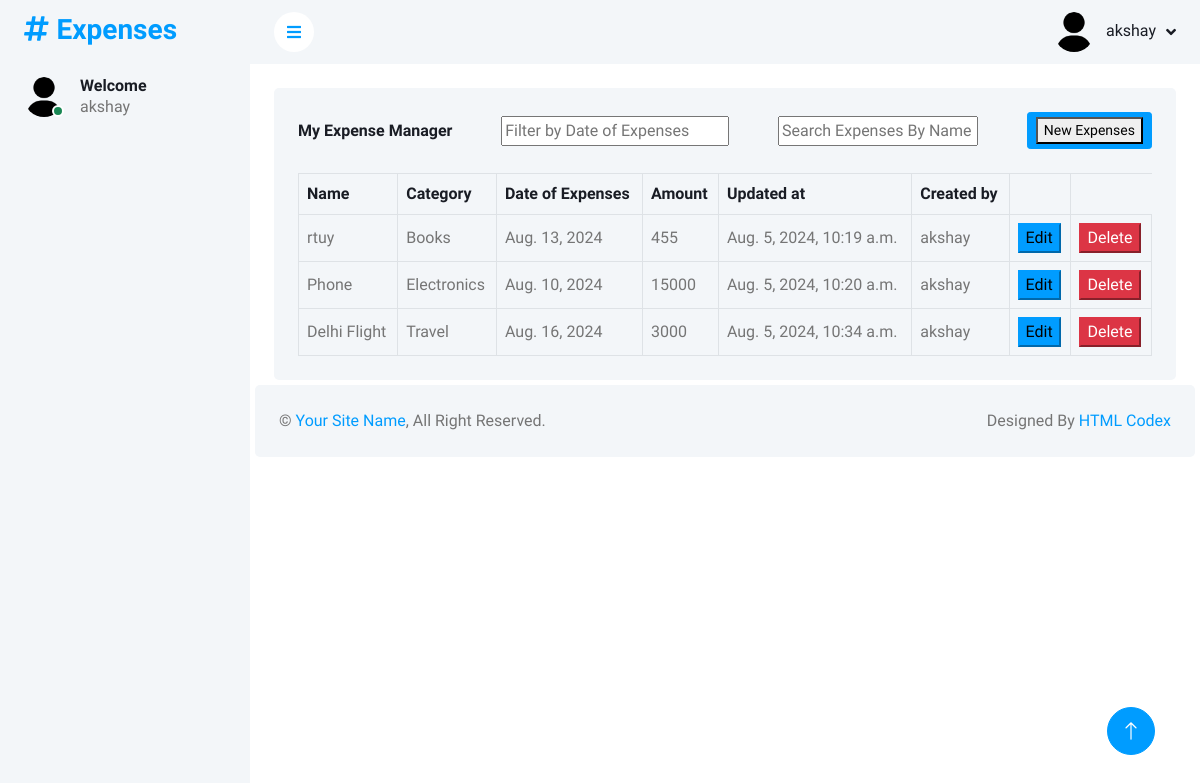
The app's page /home (signed in) with its own data.
### app/models.py (models this page shows, shortened)
class User(models.Model):
    name=models.CharField(max_length=25)
    email=models.EmailField()
    password=models.IntegerField()
    is_admin=models.BooleanField(default=False,null=True)

class Expenses(models.Model):
        CATEGORY_CHOICES = [
        ('Health', 'Health'),
        ('Electronics', 'Electronics'),
        ('Travel', 'Travel'),
        ('Education', 'Education'),
        ('Books', 'Books'),
        ('Others', 'Others'),
    ]
        name=models.CharField(max_length=140)
        date=models.DateField()
        category=models.CharField(max_length=25,choices=CATEGORY_CHOICES)
        description = models.TextField(blank=True)
        amount = models.PositiveIntegerField()
        created_by = models.ForeignKey(User, on_delete=models.CASCADE)
        created_at = models.DateTimeField(default=timezone.now)
        updated_at = models.DateTimeField(auto_now=True)

### app/views.py (the view)
# urls.py: path('home',views.home,name='home'),
def home(request):
    name=request.session.get('name')
    user=User.objects.get(id=request.session.get('id'))
    if user.is_admin:
        datas=Expenses.objects.all()
    else:
        datas=Expenses.objects.filter(created_by=user)
    context={
        'datas':datas,
        'user':user,
        'name':name
    }
    return render(request,'home.html',context)

### app/templates/home.html (shortened to what this page needs)
<!DOCTYPE html>
{% load static  %}
<html lang="en">
<head>
    <link href="https://cdnjs.cloudflare.com/ajax/libs/font-awesome/5.10.0/css/all.min.css" rel="stylesheet">
    <link href="https://cdn.jsdelivr.net/npm/bootstrap-icons@1.4.1/font/bootstrap-icons.css" rel="stylesheet">
    <link href="{% static 'lib/owlcarousel/assets/owl.carousel.min.css' %}" rel="stylesheet">
    <link href="{% static 'lib/tempusdominus/css/tempusdominus-bootstrap-4.min.css' %}" rel="stylesheet" />
    <link href="{% static 'css/bootstrap.min.css' %}" rel="stylesheet">
    <link href="{% static 'css/style.css' %}" rel="stylesheet">
</head>
<body>
    <div class="container-xxl position-relative bg-white d-flex p-0">
        <div class="sidebar pe-4 pb-3">
            <nav class="navbar bg-light navbar-light">
                <a href="index.html" class="navbar-brand mx-4 mb-3">
                    <h3 class="text-primary"><i class="fa fa-hashtag me-2"></i>Expenses</h3>
                </a>
                <div class="d-flex align-items-center ms-4 mb-4">
                    <div class="position-relative">
                        <img class="rounded-circle" src="{% static 'img/user.png' %}" alt="" style="width: 40px; height: 40px;">
                        <div class="bg-success rounded-circle border border-2 border-white position-absolute end-0 bottom-0 p-1"></div>
                    </div>
                    <div class="ms-3">
                        <h6 class="mb-0">Welcome </h6>
                        <span>{{name}}</span>
                    </div>
                </div>
                </div>
        </div>
        <div class="content">
            <nav class="navbar navbar-expand bg-light navbar-light sticky-top px-4 py-0">
                <a href="#" class="sidebar-toggler flex-shrink-0">
                    <i class="fa fa-bars"></i>
                </a>
                <div class="navbar-nav align-items-center ms-auto">
                    <div class="nav-item dropdown">
                        <a href="#" class="nav-link dropdown-toggle" data-bs-toggle="dropdown">
                            <img class="rounded-circle me-lg-2" src="{% static 'img/user.png' %}" alt="" style="width: 40px; height: 40px;">
                            <span class="d-none d-lg-inline-flex">{{name}}</span>
                        </a>
                    </div>
                </div>
            </nav>
            {% block admin %}
            <div class="container-fluid pt-4 px-4">
                <div class="bg-light text-center rounded p-4">
                    <div class="d-flex align-items-center justify-content-between mb-4">
                        <h6 class="mb-0">My Expense Manager</h6>
                        <div class="modal-search-header flex-c-m trans-04 js-hide-modal-search">
                            <div class="container-search-header">
                                <form action="{% url 'filter1' %}" method="get" class="wrap-search-header flex-w p-l-15">
                                    <input class="plh3" type="text" name="search1" placeholder="Filter by Date of Expenses">
                                </form>
                            </div>
                        </div>
                        <div class="modal-search-header flex-c-m trans-04 js-hide-modal-search">
                            <div class="container-search-header">
                                <form action="{% url 'search' %}" method="get" class="wrap-search-header flex-w p-l-15">
                                    <input style="width: 200px;" class="plh3" type="text" name="search" placeholder="Search Expenses By Name">
                                </form>
                            </div>
                        </div>
                        <a class="btn btn-sm btn-primary" href="{% url 'add_expenses' %}"><button>New Expenses</button></a>
                    </div>
                    <div class="table-responsive">
                        <table class="table text-start align-middle table-bordered table-hover mb-0">
                            <thead>
                                <tr class="text-dark">
                                    <th scope="col">Name</th>
                                    <th scope="col">Category</th>
                                    <th scope="col">Date of Expenses</th>
                                    <th scope="col">Amount</th>
                                    <th scope="col">Updated at</th>
                                    <th scope="col">Created by</th>
                                    <th scope="col"></th>
                                </tr>
                            </thead>
                            <tbody>
                                {% for i in  datas %}
                                <tr>
                                    <td>{{i.name}}</td>
                                    <td>{{i.category}}</td>
                                    <td>{{i.date}}</td>
                                    <td>{{i.amount}}</td>
                                    <td>{{i.updated_at}}</td>
                                    <td>{{i.created_by.name}}</td>
                                    {% if i.created_by.id == user.id %}
                                    <td><a href="{% url 'edit' i.id %}"><button class="btn-primary">Edit</button></a></td>
                                    <td>
                                        <form action="{% url 'delete_item' i.id %}" method="post" onsubmit="confirmDelete(event)">
                                            <button class="btn-danger" type="submit">Delete</button>
                                        </form>
                                    </td>
                                    {% endif %}
                                </tr>
                                {% endfor %}
                            </tbody>
                        </table>
                    </div>
                </div>
            </div>
            {% endblock %}
            <div style="padding: 5px;" class="col-12">
                <div class="bg-light rounded h-100 p-4">
                    <div class="row">
                        <div class="col-12 col-sm-6 text-center text-sm-start">
                            &copy; <a href="#">Your Site Name</a>, All Right Reserved.
                        </div>
                        <div class="col-12 col-sm-6 text-center text-sm-end">
                            Designed By <a href="https://htmlcodex.com">HTML Codex</a>
                        </div>
                    </div>
                </div>
            </div>
        </div>
        <a href="#" class="btn btn-lg btn-primary btn-lg-square back-to-top"><i class="bi bi-arrow-up"></i></a>
</body>
</html>

### app/static/css/style.css (style rules this page uses)
:root { --primary: #009CFF; --light: #F3F6F9; --dark: #191C24; }
.back-to-top { position: fixed; display: none; right: 45px; bottom: 45px; z-index: 99; }
.btn { transition: .5s; }
.btn.btn-primary { color: #FFFFFF; }
.btn-lg-square { width: 48px; height: 48px; }
.btn-square, .btn-sm-square, .btn-lg-square { padding: 0; display: inline-flex; align-items: center; justify-content: center; font-weight: normal; border-radius: 50px; }
.sidebar { position: fixed; top: 0; left: 0; bottom: 0; width: 250px; height: 100vh; overflow-y: auto; background: var(--light); transition: 0.5s; z-index: 999; }
.content { margin-left: 250px; min-height: 100vh; background: #FFFFFF; transition: 0.5s; }
@media (min-width: 992px) { .sidebar { margin-left: 0; } }
@media (min-width: 992px) { .content { width: calc(100% - 250px); } }
.content .navbar .navbar-nav .nav-link { margin-left: 25px; padding: 12px 0; color: var(--dark); outline: none; }
.content .navbar .sidebar-toggler, .content .navbar .navbar-nav .nav-link i { width: 40px; height: 40px; display: inline-flex; align-items: center; justify-content: center; background: #FFFFFF; border-radius: 40px; }
.content .navbar .dropdown-toggle::after { margin-left: 6px; vertical-align: middle; border: none; content: "\f107"; font-family: "Font Awesome 5 Free"; font-weight: 900; transition: .5s; }

### records on screen
User: name "akshay"
Expenses: name "rtuy", category "Books", date "Aug. 13, 2024", amount "455", updated_at "Aug. 5, 2024, 10:19 a.m.", created_by.name "akshay", shows "Edit"
Expenses: name "Phone", category "Electronics", date "Aug. 10, 2024", amount "15000", updated_at "Aug. 5, 2024, 10:20 a.m.", created_by.name "akshay", shows "Edit"
Expenses: name "Delhi Flight", category "Travel", date "Aug. 16, 2024", amount "3000", updated_at "Aug. 5, 2024, 10:34 a.m.", created_by.name "akshay", shows "Edit"
